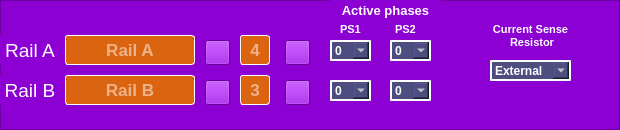
   <widget class="QFrame" name="assignment_selection_frame">
    <property name="geometry">
     <rect>
      <x>10</x>
      <y>45</y>
      <width>620</width>
      <height>130</height>
     </rect>
    </property>
    <property name="styleSheet">
     <string notr="true">background-color: rgb(141, 0, 211);</string>
    </property>
    <property name="frameShape">
     <enum>QFrame::StyledPanel</enum>
    </property>
    <property name="frameShadow">
     <enum>QFrame::Raised</enum>
    </property>
    <widget class="QLabel" name="label_RailA">
     <property name="geometry">
      <rect>
       <x>-20</x>
       <y>35</y>
       <width>100</width>
       <height>30</height>
      </rect>
     </property>
     <property name="font">
      <font>
       <family>Arial</family>
       <pointsize>14</pointsize>
      </font>
     </property>
     <property name="styleSheet">
      <string notr="true">border: none;
color: rgb(255, 255, 255);</string>
     </property>
     <property name="frameShape">
      <enum>QFrame::NoFrame</enum>
     </property>
     <property name="text">
      <string>Rail A</string>
     </property>
     <property name="alignment">
      <set>Qt::AlignCenter</set>
     </property>
    </widget>
    <widget class="QLabel" name="label_RailB">
     <property name="geometry">
      <rect>
       <x>-20</x>
       <y>75</y>
       <width>100</width>
       <height>30</height>
      </rect>
     </property>
     <property name="font">
      <font>
       <family>Arial</family>
       <pointsize>14</pointsize>
      </font>
     </property>
     <property name="styleSheet">
      <string notr="true">border: none;
color: rgb(255, 255, 255);</string>
     </property>
     <property name="frameShape">
      <enum>QFrame::NoFrame</enum>
     </property>
     <property name="text">
      <string>Rail B</string>
     </property>
     <property name="alignment">
      <set>Qt::AlignCenter</set>
     </property>
    </widget>
    <widget class="QLineEdit" name="lineEdit_RailA">
     <property name="geometry">
      <rect>
       <x>65</x>
       <y>35</y>
       <width>130</width>
       <height>30</height>
      </rect>
     </property>
     <property name="font">
      <font>
       <pointsize>13</pointsize>
       <weight>75</weight>
       <bold>true</bold>
      </font>
     </property>
     <property name="styleSheet">
      <string notr="true">QLineEdit{background-color: rgb(219, 100, 17);
color: rgb(255, 255, 255);
color: rgb(255, 255, 255);
border:1px solid white;
border-radius:3px;
}

QLineEdit::hover{
border:2px solid  rgb(173, 77, 12);
}

QLineEdit::focus{
border:2px solid red;
	background-color: rgb(255, 173, 101);
}</string>
     </property>
     <property name="alignment">
      <set>Qt::AlignCenter</set>
     </property>
     <property name="placeholderText">
      <string>Rail A</string>
     </property>
    </widget>
    <widget class="QLineEdit" name="lineEdit_RailB">
     <property name="geometry">
      <rect>
       <x>65</x>
       <y>75</y>
       <width>130</width>
       <height>30</height>
      </rect>
     </property>
     <property name="font">
      <font>
       <pointsize>13</pointsize>
       <weight>75</weight>
       <bold>true</bold>
      </font>
     </property>
     <property name="styleSheet">
      <string notr="true">QLineEdit{background-color: rgb(219, 100, 17);
color: rgb(255, 255, 255);
color: rgb(255, 255, 255);
border:1px solid white;
border-radius:3px;
}

QLineEdit::hover{
border:2px solid  rgb(173, 77, 12);
}

QLineEdit::focus{
border:2px solid red;
	background-color: rgb(255, 173, 101);
}</string>
     </property>
     <property name="alignment">
      <set>Qt::AlignCenter</set>
     </property>
     <property name="placeholderText">
      <string>Rail B</string>
     </property>
    </widget>
    <widget class="QLineEdit" name="lineEdit_RailA_count">
     <property name="geometry">
      <rect>
       <x>240</x>
       <y>35</y>
       <width>30</width>
       <height>30</height>
      </rect>
     </property>
     <property name="font">
      <font>
       <pointsize>13</pointsize>
       <weight>75</weight>
       <bold>true</bold>
      </font>
     </property>
     <property name="styleSheet">
      <string notr="true">background-color: rgb(219, 100, 17);
color: rgb(255, 255, 255);
color: rgb(255, 255, 255);
border:1px solid white;
border-radius:3px;</string>
     </property>
     <property name="alignment">
      <set>Qt::AlignCenter</set>
     </property>
     <property name="placeholderText">
      <string>4</string>
     </property>
    </widget>
    <widget class="QLineEdit" name="lineEdit_RailB_count">
     <property name="geometry">
      <rect>
       <x>240</x>
       <y>75</y>
       <width>30</width>
       <height>30</height>
      </rect>
     </property>
     <property name="font">
      <font>
       <pointsize>13</pointsize>
       <weight>75</weight>
       <bold>true</bold>
      </font>
     </property>
     <property name="styleSheet">
      <string notr="true">background-color: rgb(219, 100, 17);
color: rgb(255, 255, 255);
color: rgb(255, 255, 255);
border:1px solid white;
border-radius:3px;</string>
     </property>
     <property name="alignment">
      <set>Qt::AlignCenter</set>
     </property>
     <property name="placeholderText">
      <string>3</string>
     </property>
    </widget>
    <widget class="QPushButton" name="pushButton_RailA_plus">
     <property name="geometry">
      <rect>
       <x>285</x>
       <y>40</y>
       <width>25</width>
       <height>25</height>
      </rect>
     </property>
     <property name="styleSheet">
      <string notr="true">QPushButton{image: url(:/C:/Users/MukeshChaudhary/PycharmProjects/pythonProject/GUI_IMAGE/increment.png);
}
QPushButton::hover{

	background-color: rgb(170, 0, 255);
}
</string>
     </property>
     <property name="text">
      <string/>
     </property>
    </widget>
    <widget class="QPushButton" name="pushButton_RailA_minus">
     <property name="geometry">
      <rect>
       <x>205</x>
       <y>40</y>
       <width>25</width>
       <height>25</height>
      </rect>
     </property>
     <property name="styleSheet">
      <string notr="true">QPushButton{image: url(:/C:/Users/MukeshChaudhary/PycharmProjects/pythonProject/GUI_IMAGE/decrement.png);
}

QPushButton::hover{
	background-color: rgb(170, 0, 255);
}</string>
     </property>
     <property name="text">
      <string/>
     </property>
    </widget>
    <widget class="QPushButton" name="pushButton_RailB_plus">
     <property name="geometry">
      <rect>
       <x>285</x>
       <y>80</y>
       <width>25</width>
       <height>25</height>
      </rect>
     </property>
     <property name="styleSheet">
      <string notr="true">QPushButton{image: url(:/C:/Users/MukeshChaudhary/PycharmProjects/pythonProject/GUI_IMAGE/increment.png);
}
QPushButton::hover{

	background-color: rgb(170, 0, 255);
}
</string>
     </property>
     <property name="text">
      <string/>
     </property>
    </widget>
    <widget class="QPushButton" name="pushButton_RailB_minus">
     <property name="geometry">
      <rect>
       <x>205</x>
       <y>80</y>
       <width>25</width>
       <height>25</height>
      </rect>
     </property>
     <property name="styleSheet">
      <string notr="true">QPushButton{image: url(:/C:/Users/MukeshChaudhary/PycharmProjects/pythonProject/GUI_IMAGE/decrement.png);
}

QPushButton::hover{
	background-color: rgb(170, 0, 255);
}</string>
     </property>
     <property name="text">
      <string/>
     </property>
    </widget>
    <widget class="QLabel" name="label_Device_Status_3">
     <property name="geometry">
      <rect>
       <x>330</x>
       <y>0</y>
       <width>111</width>
       <height>21</height>
      </rect>
     </property>
     <property name="font">
      <font>
       <family>Arial</family>
       <pointsize>10</pointsize>
       <weight>75</weight>
       <bold>true</bold>
      </font>
     </property>
     <property name="styleSheet">
      <string notr="true">color: rgb(255, 255, 255);
border:none;</string>
     </property>
     <property name="text">
      <string>Active phases</string>
     </property>
     <property name="alignment">
      <set>Qt::AlignCenter</set>
     </property>
    </widget>
    <widget class="QComboBox" name="comboBox_PS1_railA">
     <property name="geometry">
      <rect>
       <x>330</x>
       <y>40</y>
       <width>41</width>
       <height>21</height>
      </rect>
     </property>
     <property name="styleSheet">
      <string notr="true">QComboBox{
font: 75 10pt &quot;MS Shell Dlg 2&quot;;
color: white;
background-color: rgb(77, 77, 127);
border-style:outset;
border-width:2px;
border-color:white;
font:bold;
border-radius:0px;
}

QListView {
background-color:lightgreen;
border-radius:0px;
}
</string>
     </property>
     <item>
      <property name="text">
       <string>0</string>
      </property>
     </item>
     <item>
      <property name="text">
       <string>1</string>
      </property>
     </item>
     <item>
      <property name="text">
       <string>2</string>
      </property>
     </item>
     <item>
      <property name="text">
       <string>3</string>
      </property>
     </item>
     <item>
      <property name="text">
       <string>4</string>
      </property>
     </item>
     <item>
      <property name="text">
       <string>5</string>
      </property>
     </item>
     <item>
      <property name="text">
       <string>6</string>
      </property>
     </item>
     <item>
      <property name="text">
       <string>7</string>
      </property>
     </item>
     <item>
      <property name="text">
       <string>8</string>
      </property>
     </item>
     <item>
      <property name="text">
       <string>9</string>
      </property>
     </item>
    </widget>
    <widget class="QComboBox" name="comboBox_PS1_railB">
     <property name="geometry">
      <rect>
       <x>330</x>
       <y>80</y>
       <width>41</width>
       <height>21</height>
      </rect>
     </property>
     <property name="styleSheet">
      <string notr="true">QComboBox{
font: 75 10pt &quot;MS Shell Dlg 2&quot;;
color: white;
background-color: rgb(77, 77, 127);
border-style:outset;
border-width:2px;
border-color:white;
font:bold;
border-radius:0px;
}

QListView {
background-color:lightgreen;
border-radius:0px;
}
</string>
     </property>
     <item>
      <property name="text">
       <string>0</string>
      </property>
     </item>
     <item>
      <property name="text">
       <string>1</string>
      </property>
     </item>
     <item>
      <property name="text">
       <string>2</string>
      </property>
     </item>
     <item>
      <property name="text">
       <string>3</string>
      </property>
     </item>
     <item>
      <property name="text">
       <string>4</string>
      </property>
     </item>
     <item>
      <property name="text">
       <string>5</string>
      </property>
     </item>
     <item>
      <property name="text">
       <string>6</string>
      </property>
     </item>
     <item>
      <property name="text">
       <string>7</string>
      </property>
     </item>
     <item>
      <property name="text">
       <string>8</string>
      </property>
     </item>
     <item>
      <property name="text">
       <string>9</string>
      </property>
     </item>
    </widget>
    <widget class="QComboBox" name="comboBox_PS2_railB">
     <property name="geometry">
      <rect>
       <x>390</x>
       <y>80</y>
       <width>41</width>
       <height>21</height>
      </rect>
     </property>
     <property name="styleSheet">
      <string notr="true">QComboBox{
font: 75 10pt &quot;MS Shell Dlg 2&quot;;
color: white;
background-color: rgb(77, 77, 127);
border-style:outset;
border-width:2px;
border-color:white;
font:bold;
border-radius:0px;
}

QListView {
background-color:lightgreen;
border-radius:0px;
}
</string>
     </property>
     <item>
      <property name="text">
       <string>0</string>
      </property>
     </item>
     <item>
      <property name="text">
       <string>1</string>
      </property>
     </item>
     <item>
      <property name="text">
       <string>2</string>
      </property>
     </item>
     <item>
      <property name="text">
       <string>3</string>
      </property>
     </item>
     <item>
      <property name="text">
       <string>4</string>
      </property>
     </item>
     <item>
      <property name="text">
       <string>5</string>
      </property>
     </item>
     <item>
      <property name="text">
       <string>6</string>
      </property>
     </item>
     <item>
      <property name="text">
       <string>7</string>
      </property>
     </item>
     <item>
      <property name="text">
       <string>8</string>
      </property>
     </item>
     <item>
      <property name="text">
       <string>9</string>
      </property>
     </item>
    </widget>
    <widget class="QComboBox" name="comboBox_PS2_railA">
     <property name="geometry">
      <rect>
       <x>390</x>
       <y>40</y>
       <width>41</width>
       <height>21</height>
      </rect>
     </property>
     <property name="styleSheet">
      <string notr="true">QComboBox{
font: 75 10pt &quot;MS Shell Dlg 2&quot;;
color: white;
background-color: rgb(77, 77, 127);
border-style:outset;
border-width:2px;
border-color:white;
font:bold;
border-radius:0px;
}

QListView {
background-color:lightgreen;
border-radius:0px;
}
</string>
     </property>
     <item>
      <property name="text">
       <string>0</string>
      </property>
     </item>
     <item>
      <property name="text">
       <string>1</string>
      </property>
     </item>
     <item>
      <property name="text">
       <string>2</string>
      </property>
     </item>
     <item>
      <property name="text">
       <string>3</string>
      </property>
     </item>
     <item>
      <property name="text">
       <string>4</string>
      </property>
     </item>
     <item>
      <property name="text">
       <string>5</string>
      </property>
     </item>
     <item>
      <property name="text">
       <string>6</string>
      </property>
     </item>
     <item>
      <property name="text">
       <string>7</string>
      </property>
     </item>
     <item>
      <property name="text">
       <string>8</string>
      </property>
     </item>
     <item>
      <property name="text">
       <string>9</string>
      </property>
     </item>
    </widget>
    <widget class="QComboBox" name="comboBox_Current_Sense_Resistor">
     <property name="geometry">
      <rect>
       <x>490</x>
       <y>60</y>
       <width>81</width>
       <height>21</height>
      </rect>
     </property>
     <property name="styleSheet">
      <string notr="true">QComboBox{
font: 75 10pt &quot;MS Shell Dlg 2&quot;;
color: white;
background-color: rgb(77, 77, 127);
border-style:outset;
border-width:2px;
border-color:white;
font:bold;
border-radius:0px;
}

QListView {
background-color:lightgreen;
border-radius:0px;
}
</string>
     </property>
     <item>
      <property name="text">
       <string>External</string>
      </property>
     </item>
     <item>
      <property name="text">
       <string>Internal</string>
      </property>
     </item>
    </widget>
    <widget class="QLabel" name="label_Device_Status_2">
     <property name="geometry">
      <rect>
       <x>490</x>
       <y>20</y>
       <width>81</width>
       <height>31</height>
      </rect>
     </property>
     <property name="font">
      <font>
       <family>Arial</family>
       <pointsize>8</pointsize>
       <weight>75</weight>
       <bold>true</bold>
      </font>
     </property>
     <property name="styleSheet">
      <string notr="true">color: rgb(255, 255, 255);
border:none;</string>
     </property>
     <property name="text">
      <string>Current Sense
 Resistor</string>
     </property>
     <property name="alignment">
      <set>Qt::AlignCenter</set>
     </property>
    </widget>
    <widget class="QLabel" name="label_Device_Status_5">
     <property name="geometry">
      <rect>
       <x>340</x>
       <y>22</y>
       <width>21</width>
       <height>15</height>
      </rect>
     </property>
     <property name="font">
      <font>
       <family>Arial</family>
       <pointsize>8</pointsize>
       <weight>75</weight>
       <bold>true</bold>
      </font>
     </property>
     <property name="styleSheet">
      <string notr="true">color: rgb(255, 255, 255);
border:none;</string>
     </property>
     <property name="text">
      <string>PS1</string>
     </property>
    </widget>
    <widget class="QLabel" name="label_Device_Status_6">
     <property name="geometry">
      <rect>
       <x>395</x>
       <y>22</y>
       <width>21</width>
       <height>15</height>
      </rect>
     </property>
     <property name="font">
      <font>
       <family>Arial</family>
       <pointsize>8</pointsize>
       <weight>75</weight>
       <bold>true</bold>
      </font>
     </property>
     <property name="styleSheet">
      <string notr="true">color: rgb(255, 255, 255);
border:none;</string>
     </property>
     <property name="text">
      <string>PS2</string>
     </property>
    </widget>
    <zorder>label_RailA</zorder>
    <zorder>label_RailB</zorder>
    <zorder>lineEdit_RailA</zorder>
    <zorder>lineEdit_RailB</zorder>
    <zorder>lineEdit_RailA_count</zorder>
    <zorder>lineEdit_RailB_count</zorder>
    <zorder>pushButton_RailA_plus</zorder>
    <zorder>pushButton_RailA_minus</zorder>
    <zorder>pushButton_RailB_plus</zorder>
    <zorder>pushButton_RailB_minus</zorder>
    <zorder>label_Device_Status_3</zorder>
    <zorder>comboBox_Current_Sense_Resistor</zorder>
    <zorder>label_Device_Status_2</zorder>
    <zorder>label_Device_Status_5</zorder>
    <zorder>label_Device_Status_6</zorder>
    <zorder>comboBox_PS1_railB</zorder>
    <zorder>comboBox_PS2_railB</zorder>
    <zorder>comboBox_PS2_railA</zorder>
    <zorder>comboBox_PS1_railA</zorder>
   </widget>
